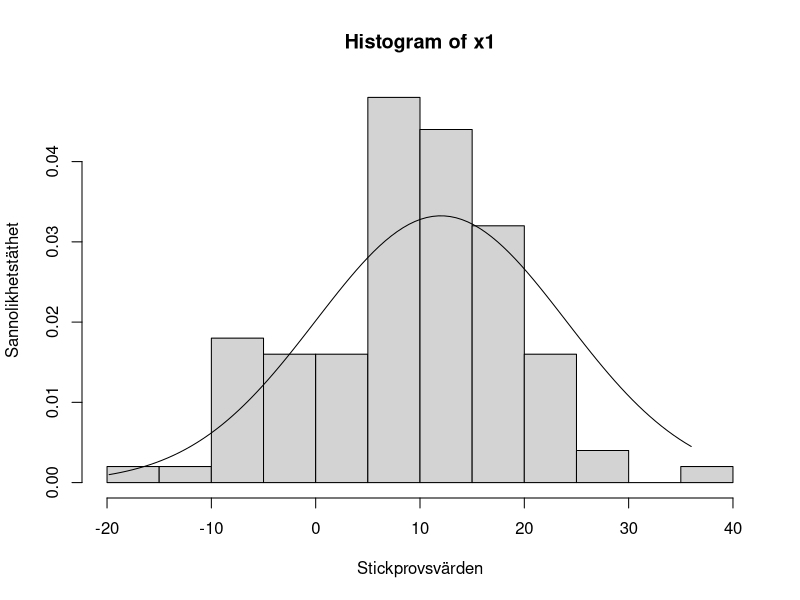
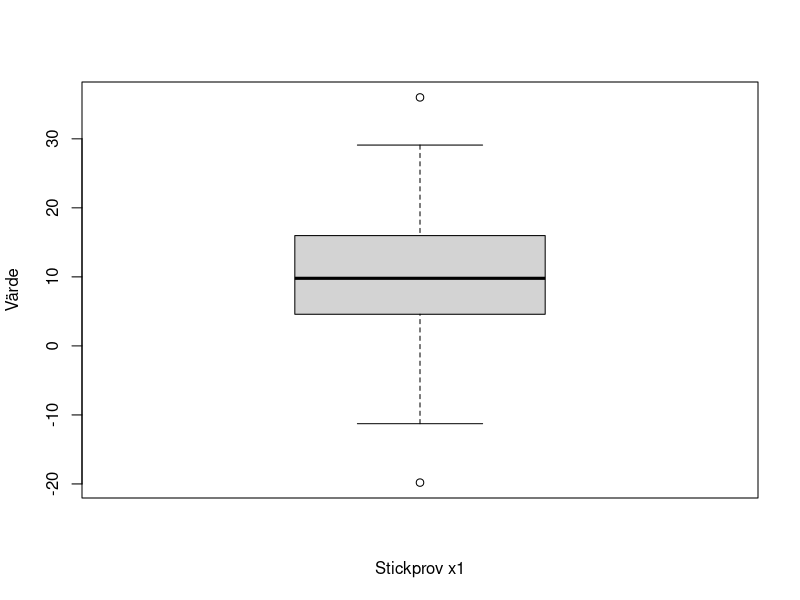
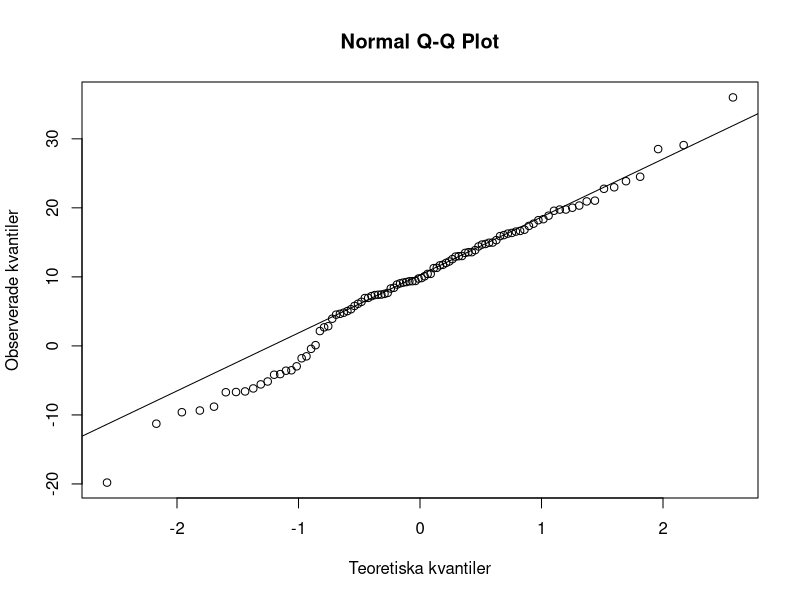
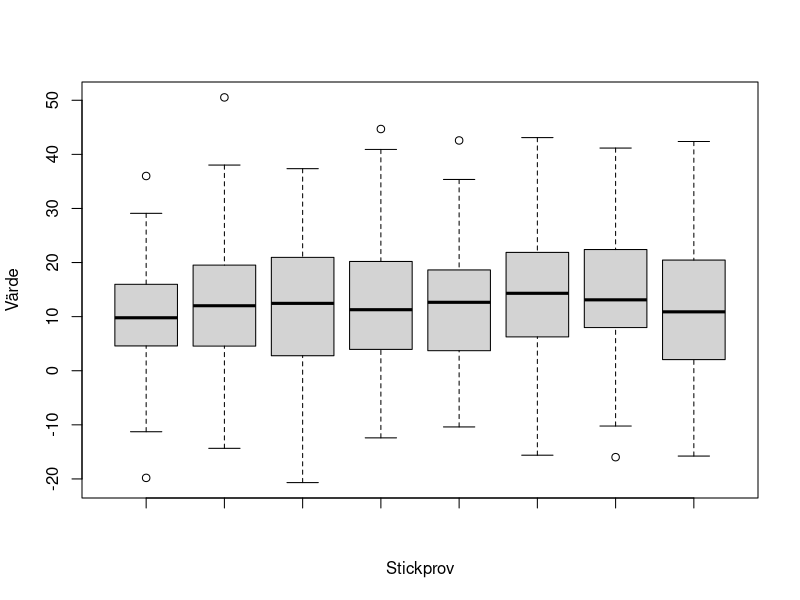
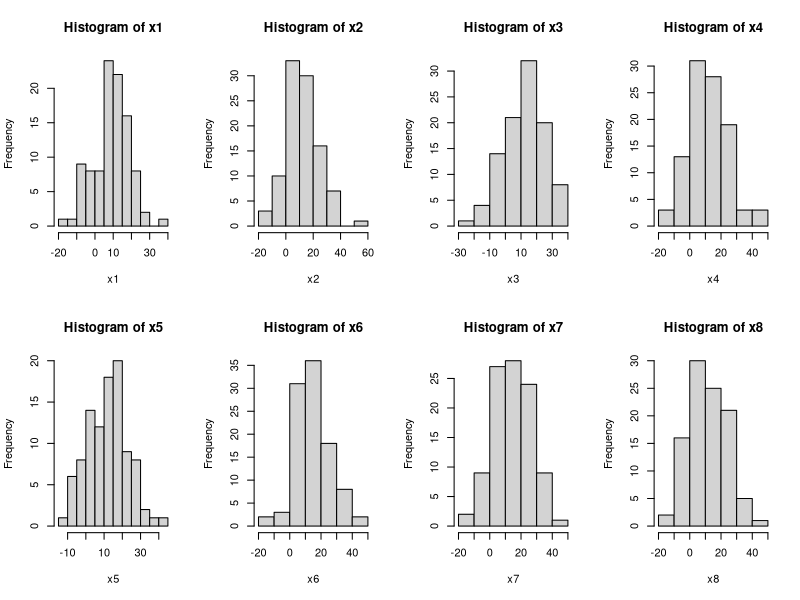
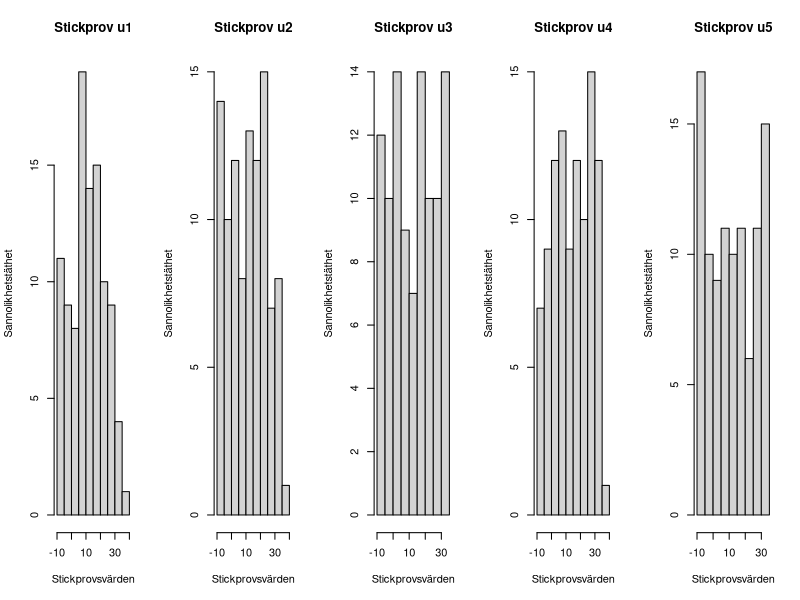
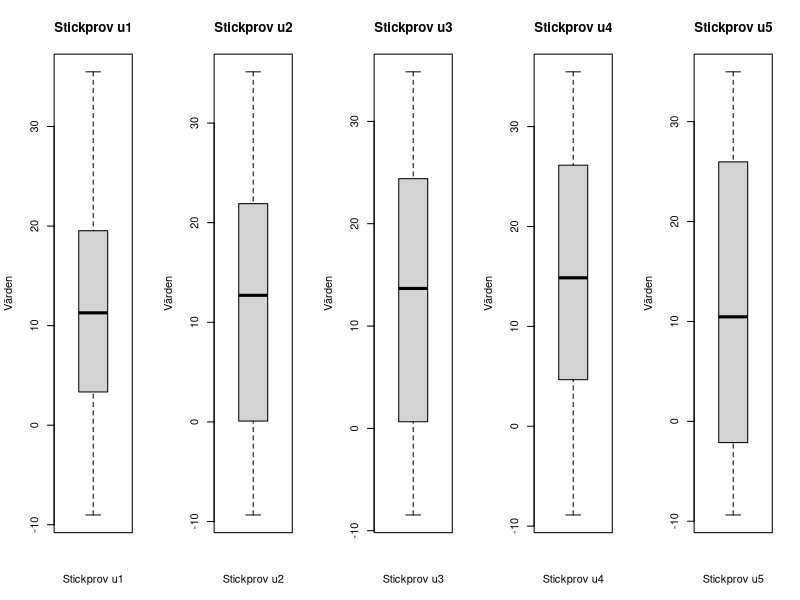
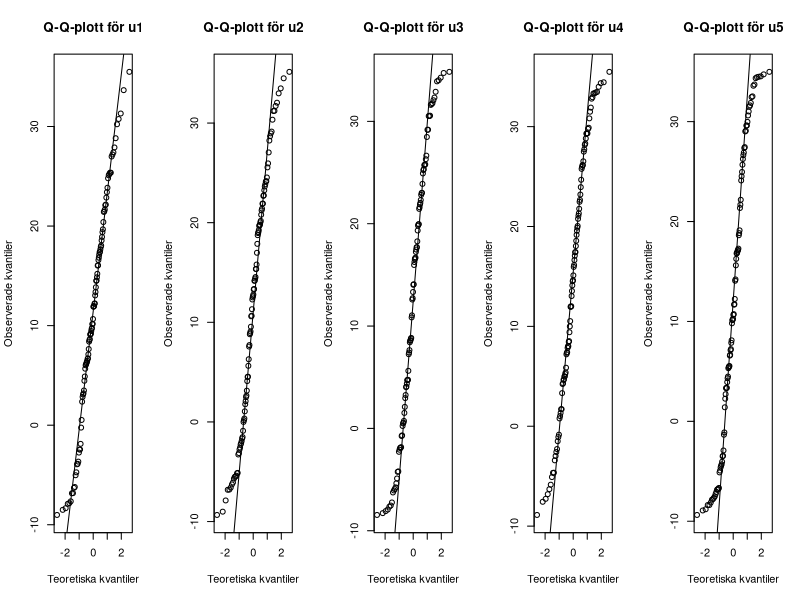

Here is the R script that generated these plots, in order:
## ---- chunk 1
set.seed(20040911)

n <- 100

x1 <- rnorm(n, 12, 12)

hist(x1,
     xlab = "Stickprovsvärden",
     ylab = "Sannolikhetstäthet",
     prob = TRUE)
x <- seq(from = min(x1), to = max(x1), length.out = 100) # tag minsta x:-10 och största x:25 för linjens intervall
# kan göra manuellt och sätta från -10 till 25 men detta gör det enklare om man vill på något sätt förändra
# stickproven
lines(x, dnorm(x, 12, 12))
## ---- chunk 2
boxplot(x1,
        xlab = "Stickprov x1",
        ylab = "Värde")
## ---- chunk 3
qqnorm(x1,
       xlab = "Teoretiska kvantiler",
       ylab = "Observerade kvantiler")
qqline(x1)
## ---- chunk 4
# definierar 8 stickprov som x1,x2,...,x8 med en normalfördelning

set.seed(20040911)
x1 <- rnorm(n, 12, 12) # kommer att bli samma stickprov som ovan då vi har samma seed
x2 <- rnorm(n, 12, 12) # detta blir ett stickprov annorlunda från x1, likaså de nedan
x3 <- rnorm(n, 12, 12)
x4 <- rnorm(n, 12, 12)
x5 <- rnorm(n, 12, 12)
x6 <- rnorm(n, 12, 12)
x7 <- rnorm(n, 12, 12)
x8 <- rnorm(n, 12, 12)
## ---- chunk 5
boxplot(x1, x2, x3, x4, x5, x6, x7, x8, xlab = "Stickprov", ylab = "Värde")
## ---- chunk 6
old_par <- par(mfrow = c(2, 4)) # 2 rader, 4 kolonner
hist(x1)
hist(x2)
hist(x3)
hist(x4)
hist(x5)
hist(x6)
hist(x7)
hist(x8)
par(old_par) 
## ---- chunk 7
set.seed(20040911)

# välj a från uppgift 1
a <- 13
n <- 100

# definiera gränser
alpha <- a * (1 - sqrt(3))
beta <- a * (1 + sqrt(3))

# generera slumpmässiga data
u1 <- runif(n, min = alpha, max = beta)
u2 <- runif(n, min = alpha, max = beta)
u3 <- runif(n, min = alpha, max = beta)
u4 <- runif(n, min = alpha, max = beta)
u5 <- runif(n, min = alpha, max = beta)

# plotta histogram
old_par <- par(mfrow = c(1, 5))  # skapa layout för flera plots och repetera för alla 3 typer av plottar
hist(u1, main = "Stickprov u1", xlab = "Stickprovsvärden", ylab = "Sannolikhetstäthet", breaks = 10)
hist(u2, main = "Stickprov u2", xlab = "Stickprovsvärden", ylab = "Sannolikhetstäthet", breaks = 10)
hist(u3, main = "Stickprov u3", xlab = "Stickprovsvärden", ylab = "Sannolikhetstäthet", breaks = 10)
hist(u4, main = "Stickprov u4", xlab = "Stickprovsvärden", ylab = "Sannolikhetstäthet", breaks = 10)
hist(u5, main = "Stickprov u5", xlab = "Stickprovsvärden", ylab = "Sannolikhetstäthet", breaks = 10)

par(old_par)

old_par <- par(mfrow = c(1, 5))
boxplot(u1, main = "Stickprov u1", xlab = "Stickprov u1", ylab = "Värden")
boxplot(u2, main = "Stickprov u2", xlab = "Stickprov u2", ylab = "Värden")
boxplot(u3, main = "Stickprov u3", xlab = "Stickprov u3", ylab = "Värden")
boxplot(u4, main = "Stickprov u4", xlab = "Stickprov u4", ylab = "Värden")
boxplot(u5, main = "Stickprov u5", xlab = "Stickprov u5", ylab = "Värden")

par(old_par)

old_par <- par(mfrow = c(1, 5))
qqnorm(u1, main = "Q-Q-plott för u1", xlab = "Teoretiska kvantiler", ylab = "Observerade kvantiler")
qqline(u1)
qqnorm(u2, main = "Q-Q-plott för u2", xlab = "Teoretiska kvantiler", ylab = "Observerade kvantiler")
qqline(u2)
qqnorm(u3, main = "Q-Q-plott för u3", xlab = "Teoretiska kvantiler", ylab = "Observerade kvantiler")
qqline(u3)
qqnorm(u4, main = "Q-Q-plott för u4", xlab = "Teoretiska kvantiler", ylab = "Observerade kvantiler")
qqline(u4)
qqnorm(u5, main = "Q-Q-plott för u5", xlab = "Teoretiska kvantiler", ylab = "Observerade kvantiler")
qqline(u5)
par(old_par)  # återställ layout
## ---- chunk 8
set.seed(20040911)

# välj a såsom uppgift 1 kräver
a <- 13
n <- 10

# definiera parametern beta
beta <- 1/a


# generera 5 oberoende stickprov
e1 <- rexp(n, r = beta)
e2 <- rexp(n, r = beta)
e3 <- rexp(n, r = beta)
e4 <- rexp(n, r = beta)
e5 <- rexp(n, r = beta)
  
# plotta histogram
old_par <- par(mfrow = c(1, 5))
hist(e1, main = paste("e1, n =", n), xlab = "Värden", ylab = "Sannolikhetstäthet", breaks = 10)
hist(e2, main = paste("e2, n =", n), xlab = "Värden", ylab = "Sannolikhetstäthet", breaks = 10)
hist(e3, main = paste("e3, n =", n), xlab = "Värden", ylab = "Sannolikhetstäthet", breaks = 10)
hist(e4, main = paste("e4, n =", n), xlab = "Värden", ylab = "Sannolikhetstäthet", breaks = 10)
hist(e5, main = paste("e5, n =", n), xlab = "Värden", ylab = "Sannolikhetstäthet", breaks = 10)
par(old_par)
## ---- chunk 9
# plotta histogram
old_par <- par(mfrow = c(1, 5))
boxplot(e1, main = paste("e1, n =", n), xlab = "Stickprov e1", ylab = "Värden", breaks = 10)
boxplot(e2, main = paste("e2, n =", n), xlab = "Stickprov e2", ylab = "Värden", breaks = 10)
boxplot(e3, main = paste("e3, n =", n), xlab = "Stickprov e3", ylab = "Värden", breaks = 10)
boxplot(e4, main = paste("e4, n =", n), xlab = "Stickprov e4", ylab = "Värden", breaks = 10)
boxplot(e5, main = paste("e5, n =", n), xlab = "Stickprov e5", ylab = "Värden", breaks = 10)
par(old_par)
## ---- chunk 10
# plotta histogram
old_par <- par(mfrow = c(1, 5))
qqnorm(e1, main = paste("e1, n =", n), xlab = "Teoretiska kvantiler", ylab = "Observerade kvantiler")
qqline(e1)
qqnorm(e2, main = paste("e2, n =", n), xlab = "Teoretiska kvantiler", ylab = "Observerade kvantiler")
qqline(e2)
qqnorm(e3, main = paste("e3, n =", n), xlab = "Teoretiska kvantiler", ylab = "Observerade kvantiler")
qqline(e3)
qqnorm(e4, main = paste("e4, n =", n), xlab = "Teoretiska kvantiler", ylab = "Observerade kvantiler")
qqline(e4)
qqnorm(e5, main = paste("e5, n =", n), xlab = "Teoretiska kvantiler", ylab = "Observerade kvantiler")
qqline(e5)
par(old_par)
## ---- chunk 11
data <- read.csv("olvinsprit.csv", header = TRUE)

land <- data$Land
beer <- data$beer
vin <- data$vin
sprit <- data$sprit
## ---- chunk 12

old_par <- par(mfrow = c(1, 3)) # 1 rad, 3 kolonner

hist(beer, prob = TRUE, main = "Histogram Ölkonsumtion", 
     xlab = "Ölkonsumtion per land", ylab ="Densitet")
x <- seq(from = 20, to = 160, length.out = 100)
lines(x, dnorm(x, mean(beer), sd(beer)))

hist(vin, prob = TRUE, main = "Histogram Vinkonsumtion", 
     xlab = "Vinkonsumtion per land", ylab ="Densitet")
x <- seq(from = 0, to = 60, length.out = 100)
lines(x, dnorm(x, mean(vin), sd(vin)))

hist(sprit, prob = TRUE, main = "Histogram Spritkonsumtion", 
     xlab = "Spritkonsumtion per land", ylab ="Densitet")
x <- seq(from = 2, to = 9, length.out = 100)
lines(x, dnorm(x, mean(sprit), sd(sprit)))

par(old_par)
## ---- chunk 13

old_par <- par(mfrow = c(1, 3)) # 1 rad, 3 kolonner

qqnorm(beer, main = "Ölkonsumtion", xlab = " ", ylab = " ")
qqline(beer)

qqnorm(vin, main = "Vinkonsumtion", xlab = " ", ylab = " ")
qqline(vin)

qqnorm(sprit, main = "Spritkonsumtion", xlab = " ", ylab = " ")
qqline(sprit)

par(old_par)
## ---- chunk 14
 
barplot(beer, names.arg = land, xlab ="Länder",
        ylab ="Ölkonsumtion", col ="gold",
        main ="Genomsnittlig ölkonsumtion i 18 OECD-länder",
        cex.names=.29)

abline(mean(beer), 0)
## ---- chunk 15
barplot(vin, names.arg = land, xlab ="Länder",
        ylab ="Vinkonsumtion", col ="red",
        main ="Genomsnittlig vinkonsumtion i 18 OECD-länder",
        cex.names=.29)

abline(mean(vin), 0)
## ---- chunk 16
barplot(sprit, names.arg = land, xlab ="Länder",
        ylab ="Spritkonsumtion", col ="lightgrey",
        main ="Genomsnittlig spritkonsumtion i 18 OECD-länder",
        cex.names=.29)

abline(mean(sprit), 0)
## ---- chunk 17

plot(beer, vin, xlab = "Öl", ylab = "Vin")
text(beer, vin, land, cex = 0.5, pos = 1)

plot(beer, sprit, xlab = "Öl", ylab = "Sprit")
text(beer, sprit, land, cex = 0.5, pos = 1)

plot(sprit, vin, xlab = "Sprit", ylab = "Vin")
text(sprit, vin, land, cex = 0.5, pos = 1)
## ---- chunk 18
total_alk_kons = beer + vin + sprit # Skapa en vektor med totala alkoholkonsumtionen.
## ---- chunk 19

barplot(total_alk_kons, names.arg = land, xlab ="Länder",
        ylab ="Totala alkoholkonsumtionen", col ="black",
        main ="Totala alkoholkonsumtionen i 18 OECD-länder.",
        cex.names=.29)
